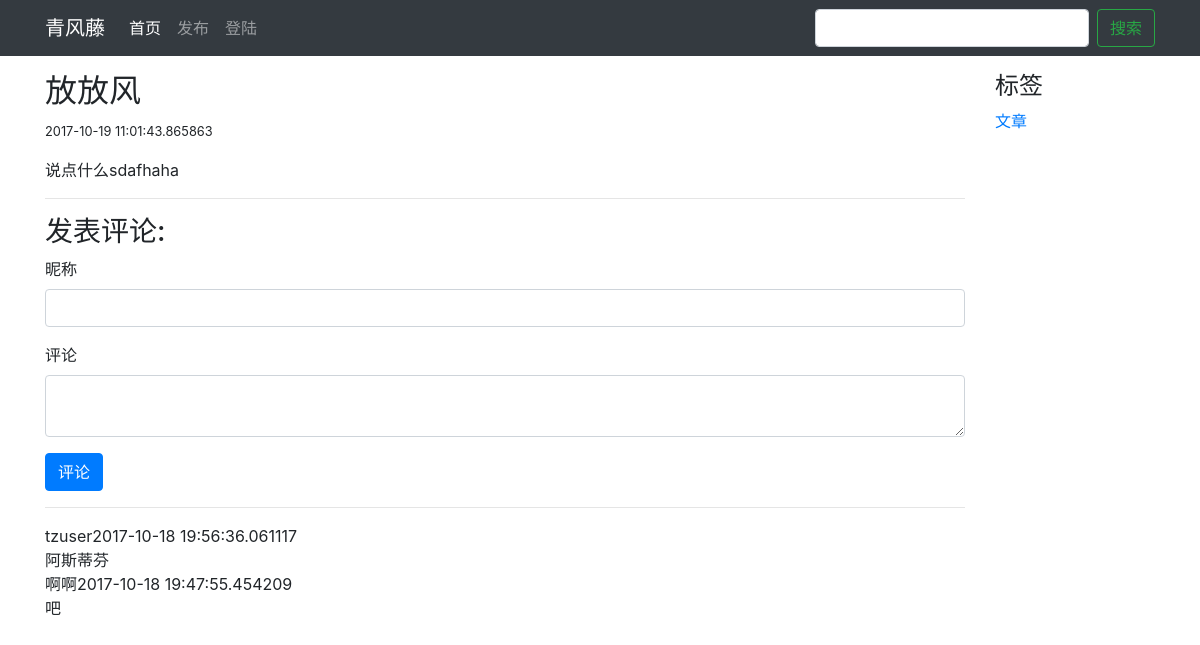
/blog/post/1, run on the app's committed database.
### webapp/models.py (models this page shows, shortened)
class Tag(db.Model):
    id = db.Column(db.Integer(), primary_key=True)
    title = db.Column(db.String(255))

class Post(db.Model):
    id = db.Column(db.Integer(), primary_key=True)
    title = db.Column(db.String(255))
    text = db.Column(db.Text())
    publish_date = db.Column(db.DateTime())
    comments = db.relationship('Comment', backref='post', lazy='dynamic')
    user_id = db.Column(db.Integer(), db.ForeignKey('user.id'))
    tags = db.relationship('Tag', secondary=tags, backref=db.backref('posts', lazy='dynamic'))

class Comment(db.Model):
    id = db.Column(db.Integer(), primary_key=True)
    name = db.Column(db.String(255))
    text = db.Column(db.Text())
    date = db.Column(db.DateTime())
    post_id = db.Column(db.Integer(), db.ForeignKey('post.id'))

### webapp/controllers/blog.py (the view, shortened to what this page needs)
@blog_blueprint.route('/post/<int:post_id>', methods=('GET', 'POST'))
def post(post_id):
    form = CommentForm()
    post = Post.query.get_or_404(post_id)
    tags = post.tags
    comments = post.comments.order_by(Comment.date.desc()).all()
    if current_user.is_active:
        form.name.data=current_user.username
    return render_template('post.html',
                           post=post,
                           tags=tags,
                           comments=comments,
                           form=form)

### webapp/forms.py
class SearchForm(FlaskForm):
    keyword=StringField(u'搜索',[DataRequired(),Length(max=30)])

class CommentForm(FlaskForm):
    LANGUAGES = ['zh']
    name = StringField(
        u'昵称',
        validators=[DataRequired(), Length(max=255)]
    )
    text = TextAreaField(u'评论', validators=[DataRequired()])

### webapp/controllers/blog.py (called while the page is built)
@blog_blueprint.before_request
def before_request():
    g.search_form = SearchForm()
    g.tags = Tag.query.all()

### webapp/templates/blog/post.html (shortened to what this page needs)
{% extends "blog/base.html" %}
{% block body %}
     <div >
        <div >
            <h2>{{ post.title }}</h2>
            <small>{{ post.publish_date }}</small>
            <p>{{ post.text | safe}}</p>
        </div >
        <hr >
        <h3>发表评论:</h3>
        <form method="POST" action="{{ url_for('.post',post_id=post.id) }}">
            <div class="form-group">
                {{ form.name.label() }}
                {{ form.name(class="form-control") }}
            </div>
            <div class="form-group">
                {{ form.text.label() }}
                {{ form.text(class="form-control") }}
            </div>
            <input class="btn btn-primary" type="submit" value="评论">
        </form>
        <hr >
        {% for item in comments %}
                <div class="well">
                    <div>{{ item.name }}{{ item.date }}</div>
                    <div>{{ item.text }}</div>
                </div>
        {% endfor %}
    </div>
{% endblock %}

### webapp/templates/blog/base.html (shortened to what this page needs)
<!DOCTYPE html>
<html lang="en">
<head>
    <link rel="stylesheet" href="https://maxcdn.bootstrapcdn.com/bootstrap/4.0.0-beta/css/bootstrap.min.css"
>
    <link rel="stylesheet" type="text/css" href="/static/public.css">
</head>
<body>
<header class="navbar navbar-dark bg-dark navbar-expand-lg bd-navbar">
    <div class="container">
        <a class="navbar-brand" href="{{ url_for('blog.home') }}">青风藤</a>
        <div class="collapse navbar-collapse" id="navbarSupportedContent">
            <ul class="navbar-nav mr-auto">
                <li class="nav-item active">
                    <a class="nav-link" href="{{ url_for('blog.home') }}">首页 <span class="sr-only">(current)</span></a>
                </li>
                <li class="nav-item">
                    <a class="nav-link" href="{{ url_for('blog.new') }}">发布</a>
                </li>
                <li class="nav-item">
                    {% if current_user.is_active %}
                        <a class="nav-link" href="{{ url_for('main.logout') }}">注销</a>
                    {% else %}
                        <a class="nav-link" href="{{ url_for('main.login') }}">登陆</a>
                    {% endif %}
                </li>
            </ul>
            <form class="form-inline my-2 my-lg-0" action="{{ url_for('blog.search') }}" method="POST">
                {{ g.search_form.keyword(class="form-control mr-sm-2") }}
                <button class="btn btn-outline-success my-2 my-sm-0" type="submit">搜索</button>
            </form>
        </div>
    </div>
</header>
<div class="container">
    <div class="row flex-xl-nowrap">
        <div class=" d-xl-block col-12 col-xl-2 bd-toc py-md-3">
            <div class="widget">
                <h4 class="title">标签</h4>
                <div class="content tag-cloud">
                    {% for tag in g.tags %}
                    <a href="{{ url_for('blog.tag',id=tag.id) }}">{{ tag.title }}</a>
                    {% endfor %}
                </div>
            </div>
        </div>
        <main class="bd-content col-12 col-md-12 col-xl-10 py-md-3 ">
            {% block body %}
            {% endblock %}
        </main>
    </div>
</div>
</body>
</html>

### webapp/static/public.css (style rules this page uses)
.bd-navbar { position: -webkit-sticky; position: sticky; top: 0; z-index: 1071; }
.bd-content { order: 1; }
.bd-toc { position: -webkit-sticky; position: sticky; top: 4rem; max-height: calc(100vh - 4rem); overflow-y: auto; order: 2; }

### data on the page
Tag: title "文章"
Post: title "放放风", publish_date "2017-10-19 11:01:43.865863", text "说点什么sdafhaha"
Comment: name "tzuser", date "2017-10-18 19:56:36.061117", text "阿斯蒂芬"
Comment: name "啊啊", date "2017-10-18 19:47:55.454209", text "吧"
